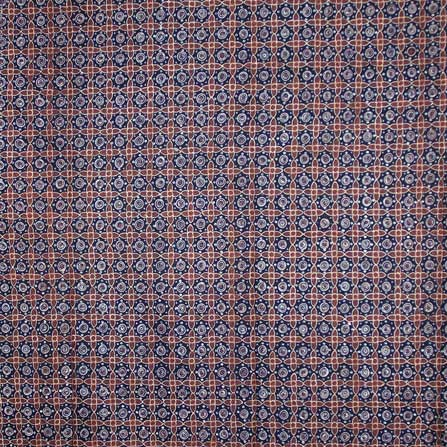
#> input picture DATASET SBLM AUG/Data Train/Ceplok/YT054.jpg, 447 x 447 px, found by its file name; its folder holds only this picture in this run; the run also reads 1 picture not shown here
$ jupyter execute --allow-errors 'model mechine learning.ipynb'   (shell and % lines are left out)
#> lines starting #> are read from the running program, lines starting #| are printed output that depends on the picture
[cell 1]
from PIL import Image
import numpy as np
import os
from sklearn.model_selection import train_test_split
from sklearn.preprocessing import LabelEncoder
from sklearn.neighbors import KNeighborsClassifier
from sklearn.metrics import accuracy_score

# Fungsi untuk memuat gambar dan mengubahnya menjadi array 1D
def load_images_from_folder(folder):
    images = []
    labels = []
    for subfolder in os.listdir(folder):  # Setiap folder adalah kategori
        subfolder_path = os.path.join(folder, subfolder)
        if os.path.isdir(subfolder_path):  # Pastikan hanya memproses folder
            for filename in os.listdir(subfolder_path):
                file_path = os.path.join(subfolder_path, filename)
                if os.path.isfile(file_path) and filename.endswith('.jpg'):  # Hanya file gambar
                    img = Image.open(file_path)
#> img is the input picture: PIL image 447x447 RGB; mean R, G, B 112.9, 95.5, 107.9
                    img = img.resize((32, 32))  # Ubah ukuran ke 32x32
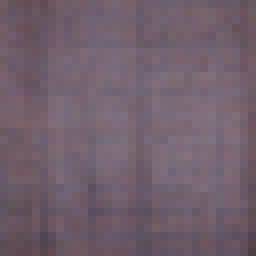
#> img: PIL image 32x32 RGB (shown 8 times larger); mean R, G, B 112.8, 95.5, 107.9
                    img = img.convert('L')  # Convert ke grayscale
#> img: PIL image 32x32 L
                    img = np.array(img).flatten()  # Ubah ke array 1D
#> img = 1024 values, max 121 at index 474, min 67 at index 1023, mean 102.1
                    images.append(img)
                    labels.append(subfolder)  # Label berasal dari nama subfolder (kategori)
#> pass 2 of the loop in load_images_from_folder, `for subfolder in os.listdir(folder):`:
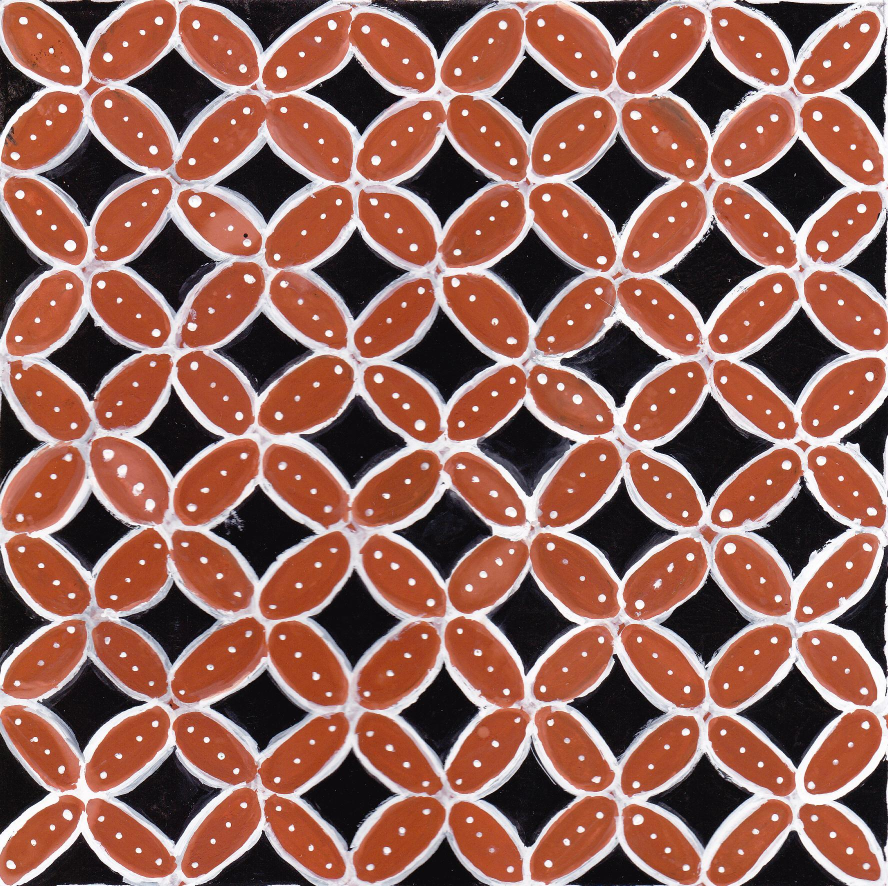
#> input picture DATASET SBLM AUG/Data Train/Kawung/1.jpg, 1776 x 1772 px, found by its file name (shown at 1/2 size)
#> in load_images_from_folder, img is the input picture: PIL image 1776x1772 RGB; mean R, G, B 148.9, 100.3, 88.4
#> in load_images_from_folder, `img = np.array(img).flatten()`: img = 1024 values, max 186 at index 31, min 0 at index 201, mean 113.3
#> `image = imread(file_path, as_gray=True)`:
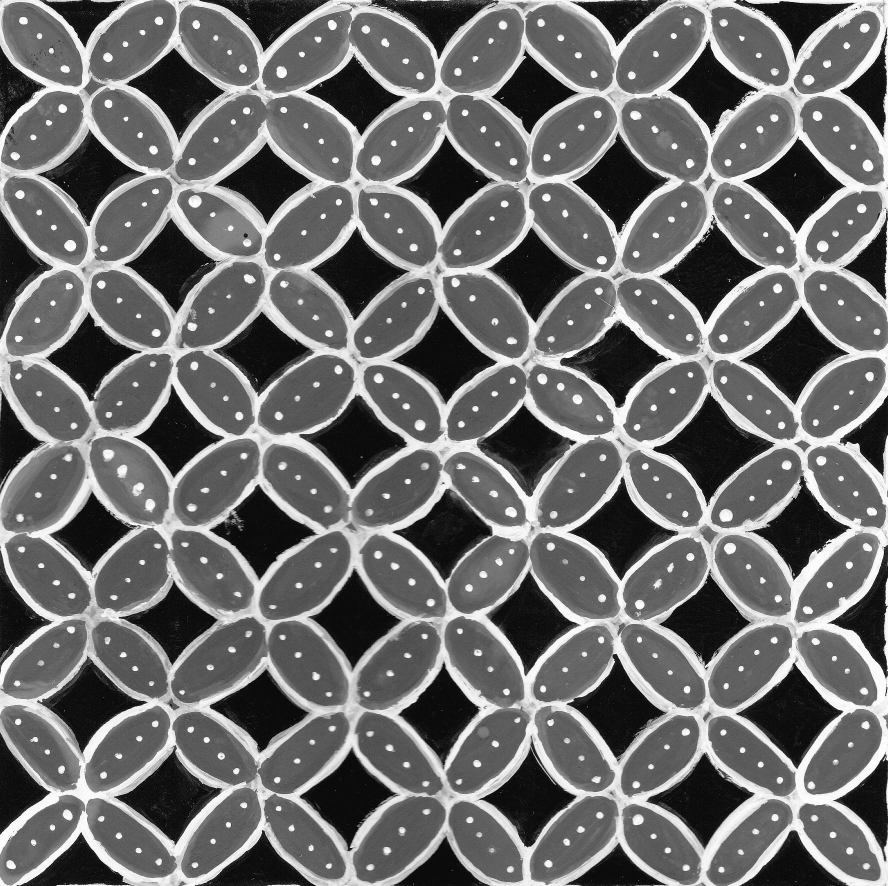
#> image: shape (1772, 1776) float64 (shown at 1/2 size); min 0, max 1, mean 0.43
#> `image_resized = resize(image, image_size)`:
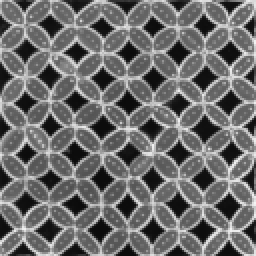
#> image_resized: shape (128, 128) float64 (shown 2 times larger); min 0.0456, max 0.957, mean 0.43
#> `hog_features = hog(image_resized, pixels_per_cell=(8, 8), cells_per_bl..`: hog_features = 8100 values, max 0.41 at index 2594, min 0 at index 1, mean 0.134
#> pass 2 of the loop `for label, folder in enumerate(folders):`:
    return np.array(images), np.array(labels)

# Muat data dari folder
train_folder = "C:/Users/Dendi Rifqi H/Desktop/Tugas Deeplearning-batik/DATASET SBLM AUG/Data Train"
X_train, y_train = load_images_from_folder(train_folder)

val_folder = "C:/Users/Dendi Rifqi H/Desktop/Tugas Deeplearning-batik/DATASET SBLM AUG/Data Val"
#> (the rest of this cell did not finish here and is left out)

[cell 2]
# Buat model KNN
knn = KNeighborsClassifier(n_neighbors=2)

# Latih model menggunakan data train
#> (the rest of this cell did not finish here and is left out)

[cell 3]
import os
import numpy as np
from skimage.io import imread
from skimage.transform import resize
from skimage.feature import hog
from sklearn.model_selection import train_test_split
from sklearn.svm import SVC
from sklearn.metrics import classification_report

# Step 1: Load Data and Assign Labels
folders = ['Kawung', 'Megamendung', 'Ceplok', 'Parang', 'Nitik', 'Tambal']
data_dir = 'C:/Users/Dendi Rifqi H/Desktop/Tugas Deeplearning-batik/DATASET SBLM AUG/Data Train'  # Replace with the path to your data
image_size = (128, 128)  # Resize images for consistency

X = []  # Features
y = []  # Labels

#> (the rest of this cell did not finish here and is left out)

[cell 4]
from PIL import Image
import numpy as np
import os
from sklearn.preprocessing import LabelEncoder
from sklearn.neighbors import KNeighborsClassifier
from sklearn.metrics import accuracy_score

# Fungsi untuk memuat gambar dan mengubahnya menjadi array 1D
def load_images_from_folder(folder):
    images = []
    labels = []
    for subfolder in os.listdir(folder):  # Setiap folder adalah kategori
        subfolder_path = os.path.join(folder, subfolder)
        if os.path.isdir(subfolder_path):  # Pastikan hanya memproses folder
            for filename in os.listdir(subfolder_path):
                file_path = os.path.join(subfolder_path, filename)
                if os.path.isfile(file_path) and filename.endswith('.jpg'):  # Hanya file .jpg
                    img = Image.open(file_path)
                    img = img.resize((32, 32))  # Ubah ukuran ke 32x32
                    img = img.convert('L')  # Convert ke grayscale
                    img = np.array(img).flatten()  # Ubah ke array 1D
#> img = 1024 values, max 121 at index 474, min 67 at index 1023, mean 102.1
                    images.append(img)
                    labels.append(subfolder)  # Label berasal dari nama subfolder (kategori)
#> pass 2 of the loop in load_images_from_folder, `for subfolder in os.listdir(folder):`:
#> in load_images_from_folder, `img = np.array(img).flatten()`: img = 1024 values, max 186 at index 31, min 0 at index 201, mean 113.3
    return np.array(images), np.array(labels)

# Muat data dari folder
train_folder = "C:/Users/Dendi Rifqi H/Desktop/Tugas Deeplearning-batik/DATASET SBLM AUG/Data Train/"
X_train, y_train = load_images_from_folder(train_folder)

val_folder = "C:/Users/Dendi Rifqi H/Desktop/Tugas Deeplearning-batik/DATASET SBLM AUG/Data Val/"
#> (the rest of this cell did not finish here and is left out)

[cell 5]
# Import library yang dibutuhkan
from sklearn.neighbors import KNeighborsClassifier
from sklearn.metrics import accuracy_score

# Buat model KNN dengan n_neighbors = 3
knn = KNeighborsClassifier(n_neighbors=3)

# Latih model menggunakan data train
#> (the rest of this cell did not finish here and is left out)

[cell 6]
from sklearn.svm import SVC

# Buat model SVM
svm_model = SVC()

# Latih model menggunakan data train
#> (the rest of this cell did not finish here and is left out)

[cell 7]
# Import libraries
from PIL import Image
import numpy as np
import os
from sklearn.model_selection import train_test_split
from sklearn.ensemble import RandomForestClassifier
from sklearn.metrics import accuracy_score, f1_score, precision_score, log_loss, classification_report
import matplotlib.pyplot as plt
from sklearn.preprocessing import LabelEncoder

# Function to load images from folder and flatten them
def load_images_from_folder(folder):
    images = []
    labels = []
    for subfolder in os.listdir(folder):
        subfolder_path = os.path.join(folder, subfolder)
        if os.path.isdir(subfolder_path):
            for filename in os.listdir(subfolder_path):
                img_path = os.path.join(subfolder_path, filename)
                try:
                    img = Image.open(img_path).convert('RGB')  # Ensure image is RGB
                    img = img.resize((64, 64))  # Resize to 64x64 for consistency
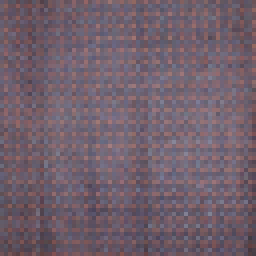
#> img: PIL image 64x64 RGB (shown 4 times larger); mean R, G, B 112.8, 95.5, 107.9
                    img = np.array(img) / 255.0  # Normalize to [0, 1]
#> img: shape (64, 64, 3) float64
                    img = img.flatten()  # Flatten the image
#> img = 12288 values, max 0.639 at index 5841, min 0.22 at index 12091, mean 0.413
                    images.append(img)
                    labels.append(subfolder)  # Use folder name as the label
                except Exception as e:
                    print(f"Error processing image {img_path}: {e}")
#> pass 2 of the loop in load_images_from_folder, `for subfolder in os.listdir(folder):`:
#> in load_images_from_folder, `img = img.resize((64, 64))`:
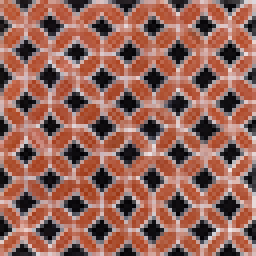
#> img: PIL image 64x64 RGB (shown 4 times larger); mean R, G, B 148.8, 100.1, 88.2
#> in load_images_from_folder, `img = img.flatten()`: img = 12288 values, max 0.941 at index 8235, min 0 at index 6967, mean 0.441
    return np.array(images), np.array(labels)


# Load images from Data Train, Data Val, and Data Test folders
train_path = "C:/Users/Dendi Rifqi H/Desktop/Tugas Deeplearning-batik/DATASET SBLM AUG/Data Train/"
val_path = "C:/Users/Dendi Rifqi H/Desktop/Tugas Deeplearning-batik/DATASET SBLM AUG/Data Val/"
test_path = "C:/Users/Dendi Rifqi H/Desktop/Tugas Deeplearning-batik/DATASET SBLM AUG/Data Test/"

X_train, y_train = load_images_from_folder(train_path)
#> (the rest of this cell did not finish here and is left out)

[cell 8]
from PIL import Image
import numpy as np
import os
from sklearn.ensemble import RandomForestClassifier
from sklearn.preprocessing import LabelEncoder
from sklearn.metrics import accuracy_score, f1_score, precision_score, classification_report, log_loss

# Function to load images from folder
def load_images_from_folder(folder):
    images = []
    labels = []
    for subfolder in os.listdir(folder):
        subfolder_path = os.path.join(folder, subfolder)
        if os.path.isdir(subfolder_path):
            for filename in os.listdir(subfolder_path):
                img_path = os.path.join(subfolder_path, filename)
                try:
                    img = Image.open(img_path).convert('RGB')  # Ensure all images are RGB
                    img = img.resize((64, 64))  # Resize to 64x64
                    img = np.array(img) / 255.0  # Normalize
                    img = img.flatten()  # Flatten image to 1D
#> img = 12288 values, max 0.639 at index 5841, min 0.22 at index 12091, mean 0.413
                    images.append(img)
                    labels.append(subfolder)  # Use folder name as the label
                except Exception as e:
                    print(f"Error processing image {img_path}: {e}")
#> pass 2 of the loop in load_images_from_folder, `for subfolder in os.listdir(folder):`:
#> in load_images_from_folder, `img = img.flatten()`: img = 12288 values, max 0.941 at index 8235, min 0 at index 6967, mean 0.441
    return np.array(images), np.array(labels)

# Load images from train, val, and test folders
train_path = "C:/Users/Dendi Rifqi H/Desktop/Tugas Deeplearning-batik/DATASET SBLM AUG/Data Train"
val_path = "C:/Users/Dendi Rifqi H/Desktop/Tugas Deeplearning-batik/DATASET SBLM AUG/Data Val/"
test_path = "C:/Users/Dendi Rifqi H/Desktop/Tugas Deeplearning-batik/DATASET SBLM AUG/Data Test/"

X_train, y_train = load_images_from_folder(train_path)
#> (the rest of this cell did not finish here and is left out)

[cell 9]
#C:/Users/Dendi Rifqi H/Desktop/Tugas Deeplearning-batik/DATASET SBLM AUG/

[cell 10]
import os
import cv2
import numpy as np
from sklearn.ensemble import RandomForestClassifier
from sklearn.neighbors import KNeighborsClassifier
from sklearn.svm import SVC
from sklearn.metrics import accuracy_score, classification_report
from sklearn.preprocessing import LabelEncoder
from skimage.feature import hog

# Path ke dataset
base_dir = 'C:/Users/Dendi Rifqi H/Desktop/Tugas Deeplearning-batik/DATASET SBLM AUG/'
train_dir = os.path.join(base_dir, 'Data Train')
val_dir = os.path.join(base_dir, 'Data Val')
test_dir = os.path.join(base_dir, 'Data Test')

# Fungsi untuk memuat gambar dan melakukan ekstraksi fitur HOG
def load_data_and_extract_hog(folder_path):
    labels = []
    features = []

    for category in os.listdir(folder_path):
        category_path = os.path.join(folder_path, category)
        if not os.path.isdir(category_path):
            continue
        for img_name in os.listdir(category_path):
            img_path = os.path.join(category_path, img_name)
            img = cv2.imread(img_path, cv2.IMREAD_GRAYSCALE)  # Membaca gambar dalam grayscale
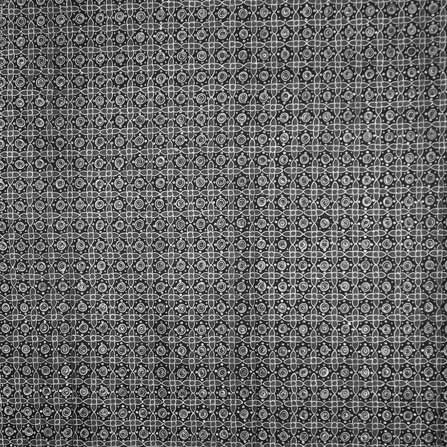
#> img: shape (447, 447); min 0, max 255, mean 102.1

            # Periksa apakah gambar berhasil dimuat
            if img is None:
                print(f"Warning: Unable to load image {img_path}. Skipping...")
                continue

            img = cv2.resize(img, (200, 200))  # Resize gambar agar seragam
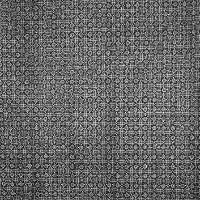
#> img: shape (200, 200); min 5, max 252, mean 102.1
            # Ekstraksi fitur HOG
            hog_features = hog(img, pixels_per_cell=(32, 32),
                               cells_per_block=(3, 3),
                               visualize=False)
#> hog_features = 1296 values, max 0.169 at index 1262, min 0.0533 at index 184, mean 0.109
            features.append(hog_features)
            labels.append(category)
#> pass 2 of the loop in load_data_and_extract_hog, `for category in os.listdir(folder_path):`:
#> in load_data_and_extract_hog, `img = cv2.resize(img, (200, 200))`:
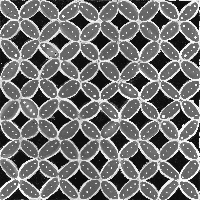
#> img: shape (200, 200); min 2, max 255, mean 113.3
#> in load_data_and_extract_hog, `hog_features = hog(img, pixels_per_cell=(32, 32), cells_per_block=(3, ..`: hog_features = 1296 values, max 0.213 at index 578, min 0.0182 at index 617, mean 0.0932

    return np.array(features), np.array(labels)

# Memuat data training, validation, dan test
X_train, y_train = load_data_and_extract_hog(train_dir)
#> (the rest of this cell did not finish here and is left out)
